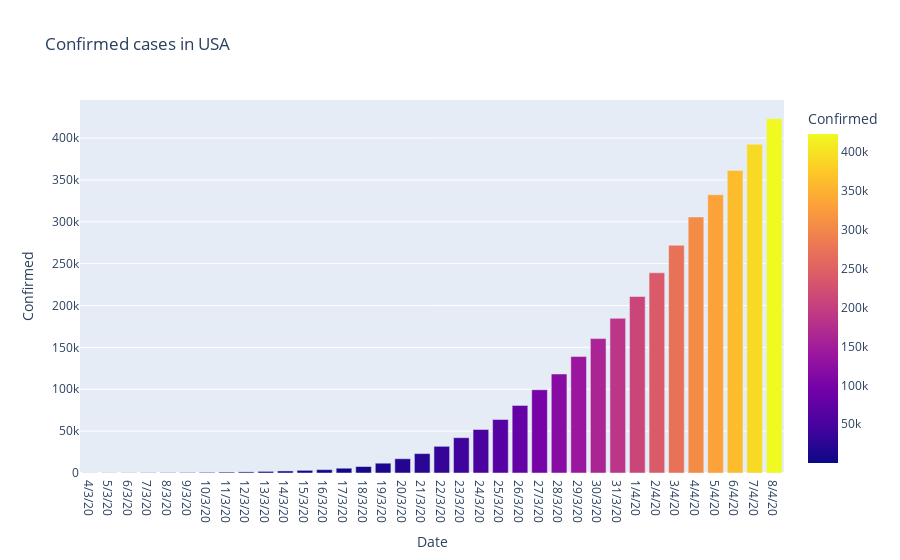

Notebook code cell kept with this figure:
### Code cell
fig=px.bar(dbd_USA, x="Date",y="Confirmed",color='Confirmed',title='Confirmed cases in USA')
fig.show()

### Figure 1 — Plotly figure (JSON) as saved in the notebook; plotly's stock layout.template omitted (floating-point values rounded to 4 significant figures)
{"data": [{"alignmentgroup": "True", "hovertemplate": "Date=%{x}<br>Confirmed=%{marker.color}<extra></extra>", "legendgroup": "", "marker": {"color": [118, 176, 223, 341, 417, 584, 778, 1054, 1315, 1922, 2450, 3173, 4019, 5722, 7730, 11719, 17033, 23197, 31879, 42152, 51954, 63928, 80735, 99413, 118234, 139061, 160530, 184683, 210816, 239099, 271988, 305755, 332308, 361331, 392594, 423164], "coloraxis": "coloraxis"}, "name": "", "offsetgroup": "", "orientation": "v", "showlegend": false, "textposition": "auto", "type": "bar", "x": ["4/3/20", "5/3/20", "6/3/20", "7/3/20", "8/3/20", "9/3/20", "10/3/20", "11/3/20", "12/3/20", "13/3/20", "14/3/20", "15/3/20", "16/3/20", "17/3/20", "18/3/20", "19/3/20", "20/3/20", "21/3/20", "22/3/20", "23/3/20", "24/3/20", "25/3/20", "26/3/20", "27/3/20", "28/3/20", "29/3/20", "30/3/20", "31/3/20", "1/4/20", "2/4/20", "3/4/20", "4/4/20", "5/4/20", "6/4/20", "7/4/20", "8/4/20"], "xaxis": "x", "y": [118, 176, 223, 341, 417, 584, 778, 1054, 1315, 1922, 2450, 3173, 4019, 5722, 7730, 11719, 17033, 23197, 31879, 42152, 51954, 63928, 80735, 99413, 118234, 139061, 160530, 184683, 210816, 239099, 271988, 305755, 332308, 361331, 392594, 423164], "yaxis": "y"}], "layout": {"barmode": "relative", "coloraxis": {"colorbar": {"title": {"text": "Confirmed"}}, "colorscale": [[0, "#0d0887"], [0.1111, "#46039f"], [0.2222, "#7201a8"], [0.3333, "#9c179e"], [0.4444, "#bd3786"], [0.5556, "#d8576b"], [0.6667, "#ed7953"], [0.7778, "#fb9f3a"], [0.8889, "#fdca26"], [1, "#f0f921"]]}, "legend": {"tracegroupgap": 0}, "title": {"text": "Confirmed cases in USA"}, "xaxis": {"anchor": "y", "domain": [0, 1], "title": {"text": "Date"}}, "yaxis": {"anchor": "x", "domain": [0, 1], "title": {"text": "Confirmed"}}}}
